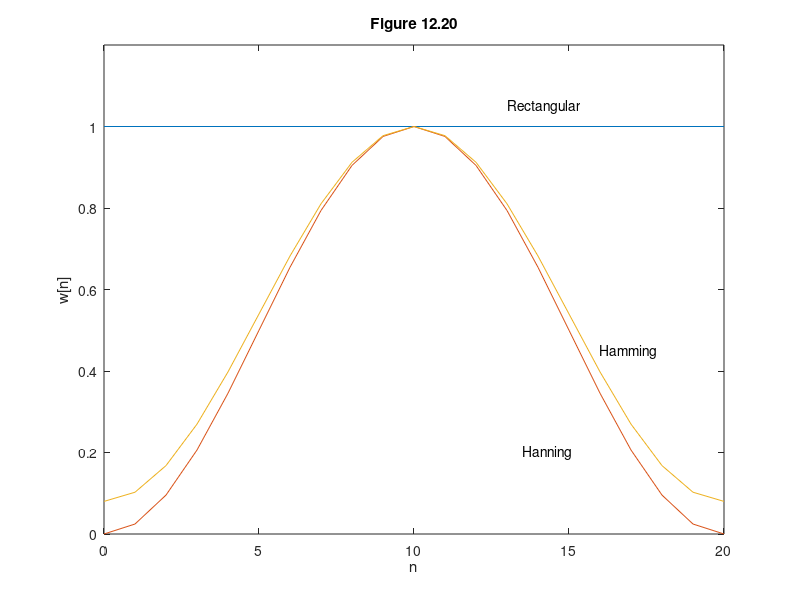

MATLAB code to generate this figure:
% Figure 12.20
%
N = 21;
n = 0:N-1;
w1 = ones(1,N);   % rectangular window
w2 = .5*(1-cos(2*pi*n/(N-1)));  %Hanning
%  w2 = [0; hanning(N-2); 0];    % alternate expression 
w3 = .54-.46*cos(2*pi*n/(N-1));  % Hamming
%w3 = hamming(N);       % alternate expression 
plot(n,w1,n,w2,n,w3);
title('Figure 12.20')
ylabel('w[n]')
xlabel('n')
axis([0 20 0 1.2])
text(13,1.05,'Rectangular') 
text(16,.45,'Hamming') 
text(13.5,.2,'Hanning')
